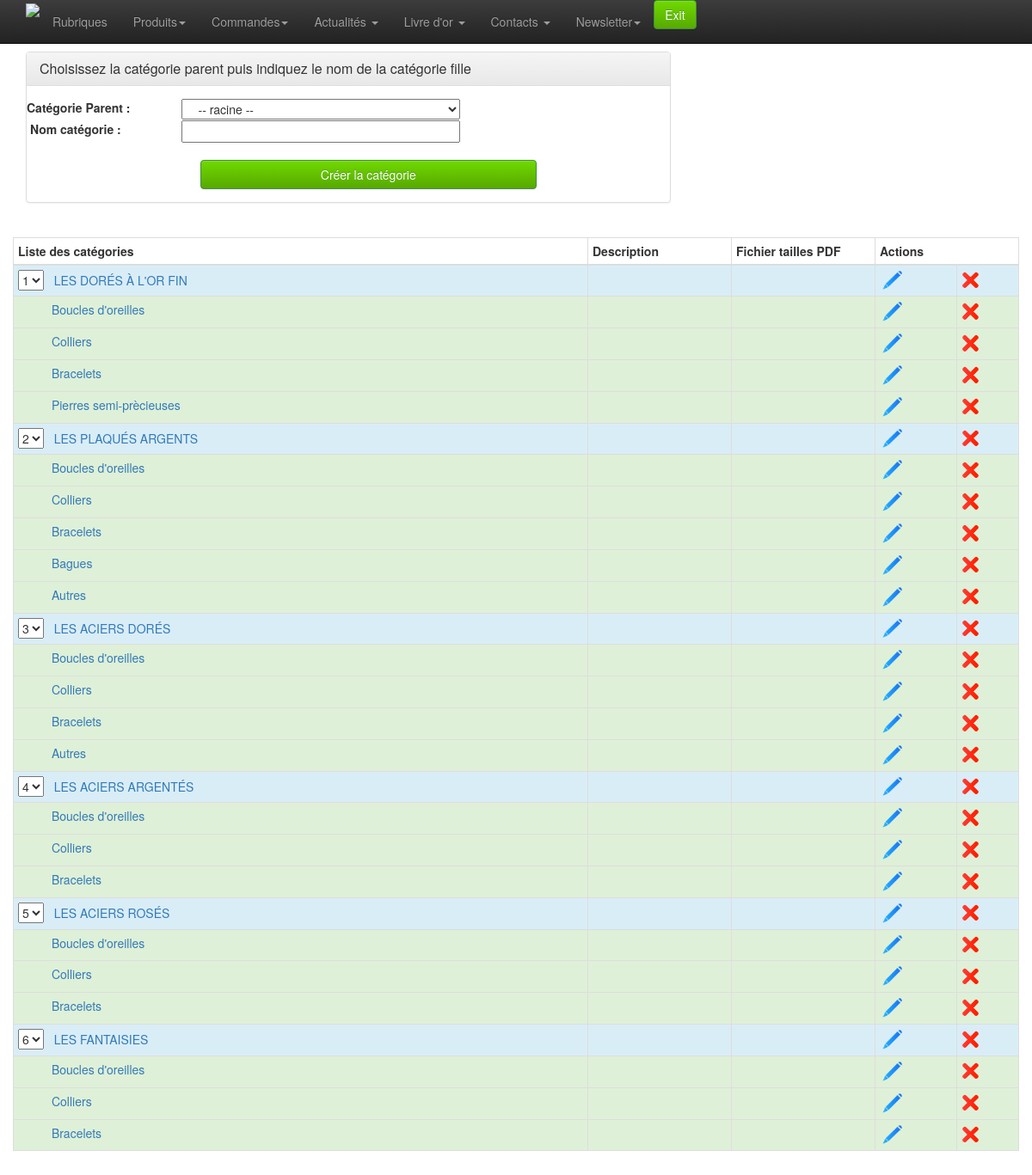
/admin/catproduct-list.php (signed in), run on the app's committed database.
### tables this page shows
CREATE TABLE `catproduct` (
  `id` int(10) unsigned NOT NULL AUTO_INCREMENT,
  `label` varchar(250) NOT NULL,
  `description` text,
  `parent` int(11) NOT NULL DEFAULT '0',
  `image` varchar(250) DEFAULT NULL,
  `level` int(11) NOT NULL DEFAULT '0',
  `ordre` smallint(6) NOT NULL DEFAULT '100',
  PRIMARY KEY (`id`)
);

### admin/classes/StorageManager.php (called while the page is built, shortened)
<?php
class StorageManager{
	protected function dbConnect() {
	    $host = DBHOST;
	    $user = DBUSER;
	    $pass = DBPASSWD;
	    $bdd  = DBNAME;
		try {
			$this->mysqli = new mysqli ($host, $user, $pass, $bdd) ;
		} catch (Exception $e) {
			throw new Exception("Erreur Connexion DB ". $e->getMessage());
		}
	}
}
?>

### admin/classes/Catproduct.php (called while the page is built, shortened)
<?php
require_once("StorageManager.php");
class Catproduct extends StorageManager {
	var $i = 0;
	public function catproductByParentGet($id){
		$requete = "SELECT * FROM `catproduct` WHERE parent=". $id ." ORDER BY ordre" ;
		$new_array = null;
		$result = mysqli_query($this->mysqli,$requete);
		while( $row = mysqli_fetch_assoc( $result)){
			$new_array[] = $row;
		}
		return $new_array;
	}
	public function catproduitViewIterative($result){
		if ($this->i==0){
			$result = $this->catproductByParentGet(0);
		}
		if (!empty($result)) {
			foreach ($result as $value) {
				$result = $this->catproductByParentGet($value['id']);
				$this->i++;
			}
		}
	}
	public function getNbCatByLevel( $level=0, $debug=false ) {
		$sql = "SELECT COUNT(id) AS nb FROM `catproduct`
			WHERE `level`=" . $level . ";";
		$result = mysqli_query( $this->mysqli, $sql );
		$row = mysqli_fetch_assoc( $result );
		return $row[ "nb" ];
	}
}

### admin/catproduct-list.php (the view, shortened to what this page needs)
<?
	require 'classes/Catproduct.php';
	$catproduct = new Catproduct();
	$catproduct->catproduitViewIterative( null );
	$result = $catproduct->tabView;
	$label = null;
?>
<!doctype html>
<html class="no-js" lang="en">
	<head>
		<?php include_once 'inc-meta.php';?>
	</head>
	<body>
		<?php require_once 'inc-menu.php';?>
		<div class="container">
			<div class="row">
				<div class="col-md-8">
					<div class="panel panel-default">
						<div class="panel-heading">
							<h3 class="panel-title">Choisissez la catégorie parent puis indiquez le nom de la catégorie fille</h3>
						</div>
						<div class="panel-body">
							<form name="formulaire" class="form-horizontal" method="POST"  action="catproduct-fp.php" >
								<div class="row">
									<div class="row">
										<label class="col-md-3" >Catégorie Parent :</label>
										<select name="parent" id="num_parent" class="col-md-5">
											<option value="0" selected>-- racine --</option>
										</select>
									</div>
									<div class="row">
										<label class="col-md-3">&nbsp;Nom catégorie :</label>
			            				<input type="text" class="col-md-5" name="label" required id="label" value="<?php echo $label ?>">
			            			</div>
								</div>
				            	<div class="row ">
				            		<div class="col-md-3">
									</div>
									<div class="col-md-8">	<br>
										<button class="btn btn-success col-sm-10" type="submit" > Créer la catégorie </button>
									</div>
								</div>
							</form>
						</div>
					</div>
				</div>
				<div class="col-md-6"><br>
				</div>
				<table class="table table-hover table-bordered table-condensed table-striped" >
				<thead>
					<tr>
						<th class="col-md-4" style="">
							Liste des catégories
						</th>
						<th class="col-md-1" style="">
							Description
						</th>
						<th class="col-md-1" style="">
							Fichier tailles PDF
						</th>
						<th class="col-md-1" colspan="2" style="">
							Actions
						</th>
					</tr>
				</thead>
				<tbody>
					<?
					if ( !empty( $result ) ) {
						foreach ( $result as $value ) {
							$decalage = "";
							for ( $i=0; $i < ( $value[ "level" ] * 10 ); $i++ ) {
								$decalage .= "&nbsp;";
							}
							if ( $value[ "level" ] == 0 ) $classe_affichage = 'info';
							else if ( $value[ "level" ] == 1 ) $classe_affichage = 'success';
							else $classe_affichage = '';
							$description = ( !empty( $value[ "description" ] ) ) ? "texte OK" : "&nbsp;";
							echo "<tr class='" . $classe_affichage . "'>\n";
							echo "	<td>\n";
							if ( $value[ "level" ] == 0 ) {
								$nb_cat = $catproduct->getNbCatByLevel( $value[ "level" ], false );
								echo "		<select id='" . $value[ "id" ] . "' class='select_categorie'>\n";
								for( $cpt = 1; $cpt <= $nb_cat; $cpt++ ) {
									$selected = ( $cpt == $value[ "ordre" ] ) ? "selected" : "";
									echo "		<option value='" . $cpt . "' " . $selected . ">" . $cpt . "</option>\n";
								}
								echo "		</select>&nbsp;&nbsp;\n";
							}
							echo "		<a href='/admin/product-list.php?categorie=" . $value[ "id" ] . "'>" . $decalage.$value[ "label" ] . "</a>\n";
							echo "	</td>\n";
							echo "	<td>" . $description . "</td>\n";
							echo "	<td>\n";
							echo "	</td>\n";
							echo "	<td><a href='catproduct-edit.php?id=" . $value[ "id" ] . "'><img src='img/modif.png' width='30' alt='Modifier' ></a></td>\n";
							echo "	<td>\n";
							echo "		<img src='img/del.png' width='20' alt='Supprimer' onclick=\"$('.supp" . $value[ "id" ] . "').css('display', 'block');\"> \n";
							echo "	</td>\n";
							echo "</tr>\n";
						}
					}
					?>
				</tbody>
				</table>
			</div>
		</div>
	</body>
</html>

### admin/css/style.css (style rules this page uses)
body { padding-top: 60px; padding-bottom: 40px; }
.btn-success { background-color: #57a900; background-image: -moz-linear-gradient(top, #70d900, #57a900); background-image: -ms-linear-gradient(top, #70d900, #57a900); background-image: -webkit-gradient(linear, 0 0, 0 100%, from(#70d900), to(#57a900)); background-image: -webkit-linear-gradient(top, #70d900, #57a900); background-image: -o-linear-gradient(top, #70d900, #57a900); background-image: linear-gradient(top, #70d900, #57a900); filter: progid:DXImageTransform.Microsoft.gradient(startColorstr='#70d900', endColorstr='#57a900', GradientType=0); }

### data on the page
catproduct: id "1", label "LES DORÉS À L'OR FIN"
catproduct: label "Boucles d'oreilles"
catproduct: label "Colliers"
catproduct: label "Bracelets"
catproduct: label "Pierres semi-prècieuses"
catproduct: id "2", label "LES PLAQUÉS ARGENTS"
catproduct: label "Boucles d'oreilles"
catproduct: label "Colliers"
catproduct: label "Bracelets"
catproduct: label "Bagues"
catproduct: label "Autres"
catproduct: id "3", label "LES ACIERS DORÉS"
catproduct: label "Boucles d'oreilles"
catproduct: label "Colliers"
catproduct: label "Bracelets"
catproduct: label "Autres"
catproduct: id "4", label "LES ACIERS ARGENTÉS"
catproduct: label "Boucles d'oreilles"
catproduct: label "Colliers"
catproduct: id "5", label "LES ACIERS ROSÉS"
catproduct: label "Boucles d'oreilles"
catproduct: label "Colliers"
catproduct: label "Bracelets"
catproduct: id "6", label "LES FANTAISIES"
catproduct: label "Boucles d'oreilles"
catproduct: label "Colliers"
catproduct: label "Bracelets"

### other printed values
$value[ "label" ] "Bracelets"
